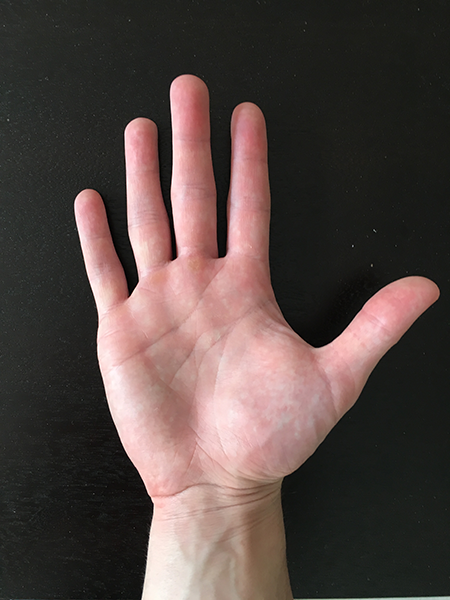
#> input picture data/images/hand_01.png, 450 x 600 px
$ python ExtremePoints.py   (older library calls are emulated)
#> lines starting #> are read from the running program, lines starting #| are printed output that depends on the picture; after the words box and inside, x2 and y2 are one past the last pixel; in counts of white or black regions, pixels touching at a corner belong together
# USAGE
# python extreme_points.py

# import the necessary packages
import imutils
import cv2
import numpy as np

# load the image, convert it to grayscale, and blur it slightly
image = cv2.imread("../../../data/images/hand_01.png")
#> image is the input picture: shape (600, 450, 3); mean B, G, R 67.3, 70.8, 84.8
gray = cv2.cvtColor(image, cv2.COLOR_BGR2GRAY)
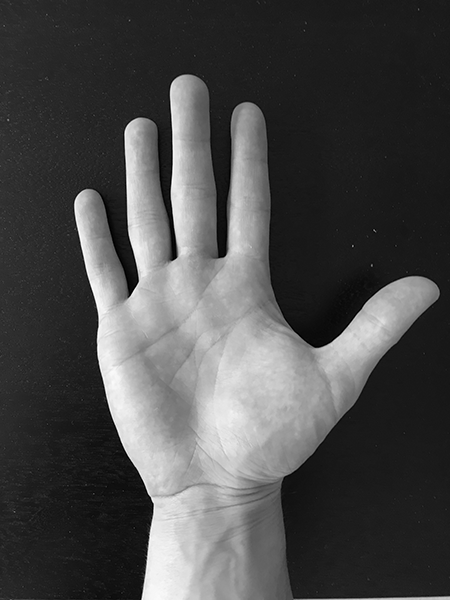
#> gray: shape (600, 450); min 0, max 255, mean 74.6
gray = cv2.GaussianBlur(gray, (5, 5), 0)

# threshold the image, then perform a series of erosions +
# dilations to remove any small regions of noise
thresh = cv2.threshold(gray, 45, 255, cv2.THRESH_BINARY)[1]
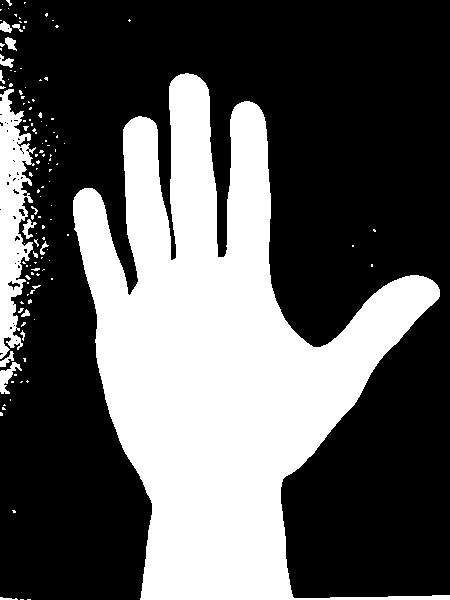
#> thresh: shape (600, 450); 36% white; 126 white regions (110 under 20 px), largest, box (x1, y1, x2, y2) and area: (73, 73, 450, 600) 89917, (0, 89, 36, 359) 5423, (0, 362, 22, 394) 280
thresh = cv2.erode(thresh, None, iterations=2)
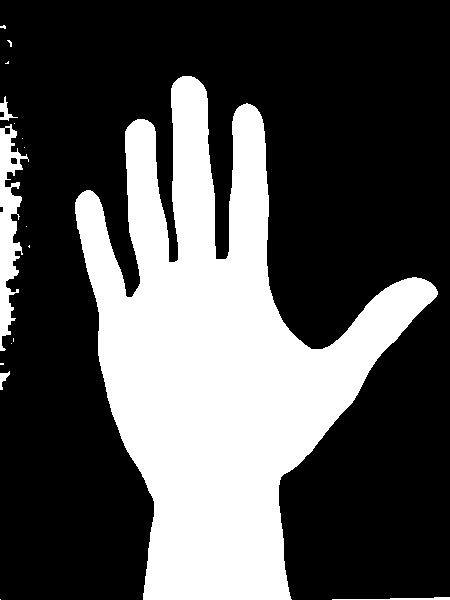
#> thresh: shape (600, 450); 32.4% white; 17 white regions (12 under 20 px), largest, box (x1, y1, x2, y2) and area: (75, 76, 438, 600) 84009, (0, 124, 29, 351) 2986, (332, 597, 450, 600) 194, (0, 96, 18, 121) 152, (0, 371, 10, 390) 87
thresh = cv2.dilate(thresh, None, iterations=2)
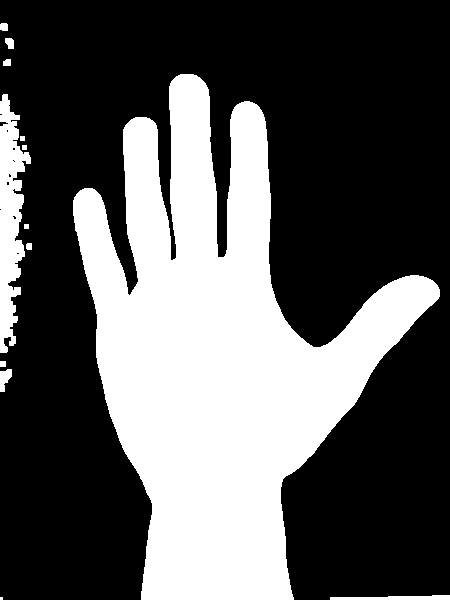
#> thresh: shape (600, 450); 35.2% white; 13 white regions (1 under 20 px)

# cv2.imshow("Image", thresh)

# find contours in thresholded image, then grab the largest
# one
cnts = cv2.findContours(thresh.copy(), cv2.RETR_EXTERNAL,
	cv2.CHAIN_APPROX_SIMPLE)
#> cnts = 13 contours, 4 with area under 20; largest, box (x1, y1, x2, y2) and area: (73, 74, 440, 600) 88245, (0, 94, 31, 353) 4216, (330, 595, 450, 600) 317, (0, 369, 12, 392) 150, (5, 38, 14, 49) 64
cnts = cnts[0] if imutils.is_cv2() else cnts[1]
c = max(cnts, key=cv2.contourArea)
#> c = contour of 683 points, box (x1, y1, x2, y2) (73, 74, 440, 600), area 88245

# # determine the most extreme points along the contour
# extLeft = tuple(c[c[:, :, 0].argmin()][0])
# extRight = tuple(c[c[:, :, 0].argmax()][0])
# extTop = tuple(c[c[:, :, 1].argmin()][0])
# extBot = tuple(c[c[:, :, 1].argmax()][0])
#
# # draw the outline of the object, then draw each of the
# # extreme points, where the left-most is red, right-most
# # is green, top-most is blue, and bottom-most is teal
cv2.drawContours(image, [c], -1, (0, 255, 255), 2)
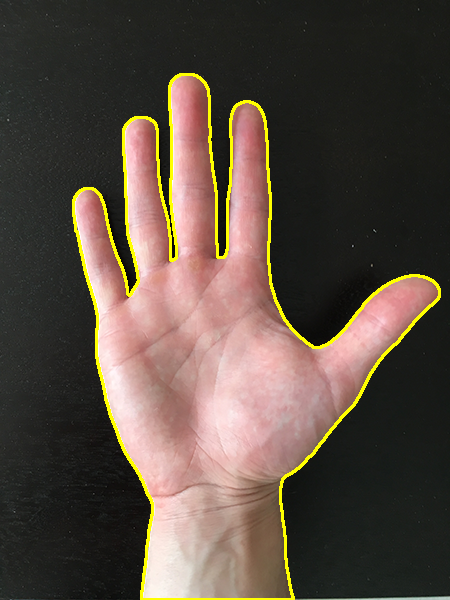
#> image: shape (600, 450, 3); 2.89% of pixels changed, all inside (x1, y1, x2, y2) = (72, 73, 441, 600)
# [5 lines of commented-out code are left out]

h1, w1 = image.shape[:2]
#> h1 = 600; w1 = 450
h2, w2 = thresh.shape[:2]
#> h2 = 600; w2 = 450

#create empty matrix
vis = np.zeros((max(h1, h2), w1+w2,3), np.uint8)

#combine 2 images
vis[:h1, :w1,:3] = image
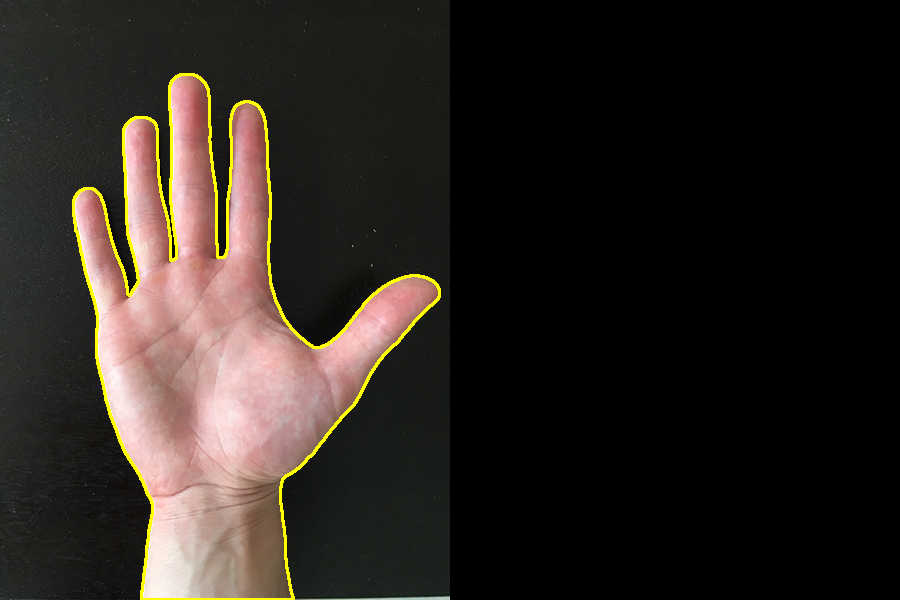
#> vis: shape (600, 900, 3); mean B, G, R 32.8, 38.2, 44.9
#> (the run stopped early here; a loop or call above may not have finished)

$ run again, with data/images/hand_03.png copied over data/images/hand_01.png
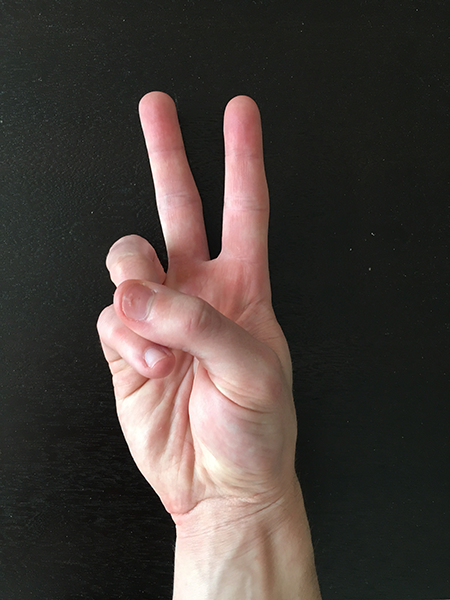
#> input picture data/images/hand_03.png, 450 x 600 px
#> image is the input picture: shape (600, 450, 3); mean B, G, R 57.1, 61.6, 69.9
#> `thresh = cv2.dilate(thresh, None, iterations=2)`:
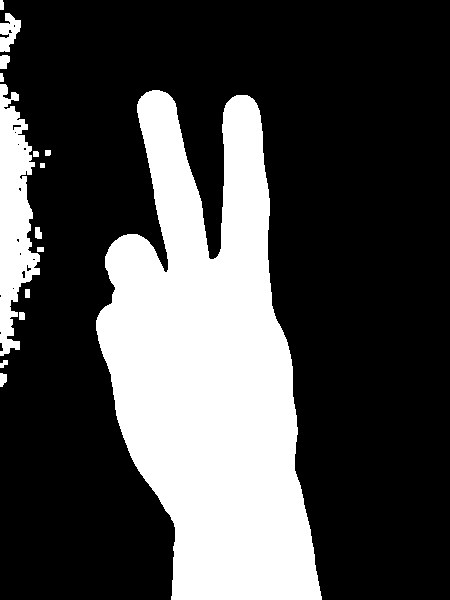
#> thresh: shape (600, 450); 28.8% white; 15 white regions
#> cnts = 15 contours, 1 with area under 20; largest, box (x1, y1, x2, y2) and area: (96, 90, 322, 600) 69471, (0, 84, 40, 356) 6082, (0, 13, 21, 52) 452, (0, 55, 10, 69) 96, (0, 373, 7, 387) 61
#> c = contour of 571 points, box (x1, y1, x2, y2) (96, 90, 322, 600), area 69471
#> image: shape (600, 450, 3); 2.01% of pixels changed, all inside (x1, y1, x2, y2) = (95, 89, 323, 600)
#> `vis[:h1, :w1,:3] = image`:
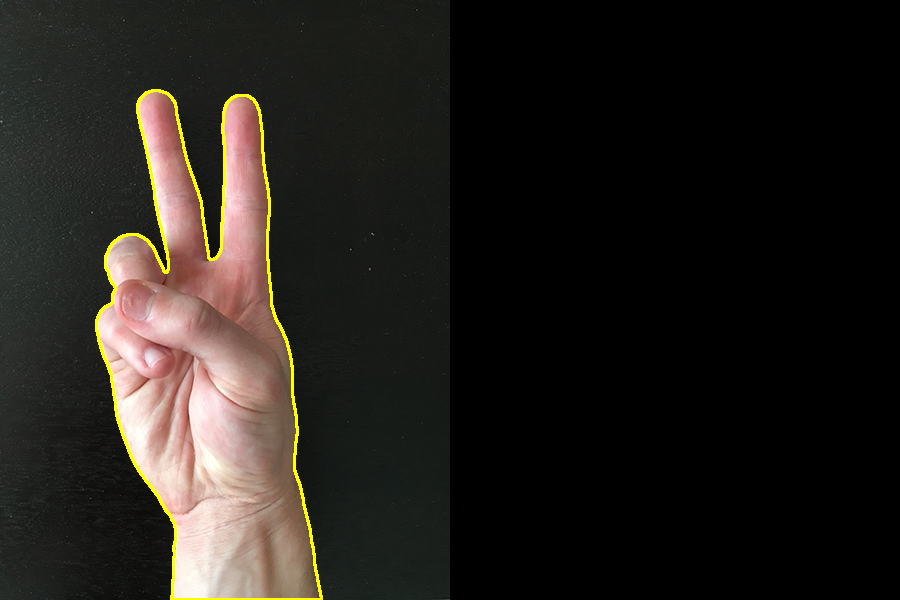
#> vis: shape (600, 900, 3); mean B, G, R 27.9, 32.7, 36.7
